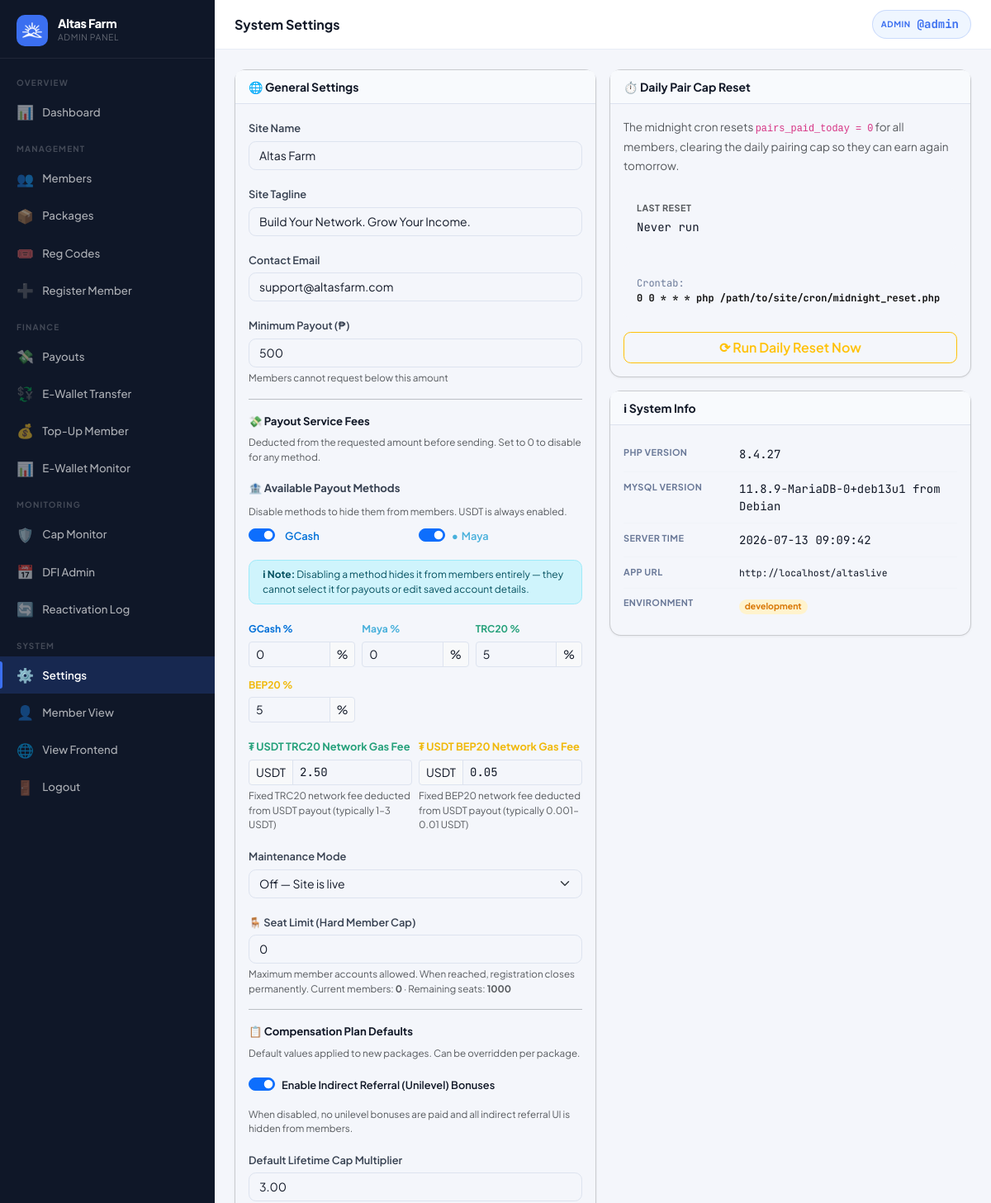
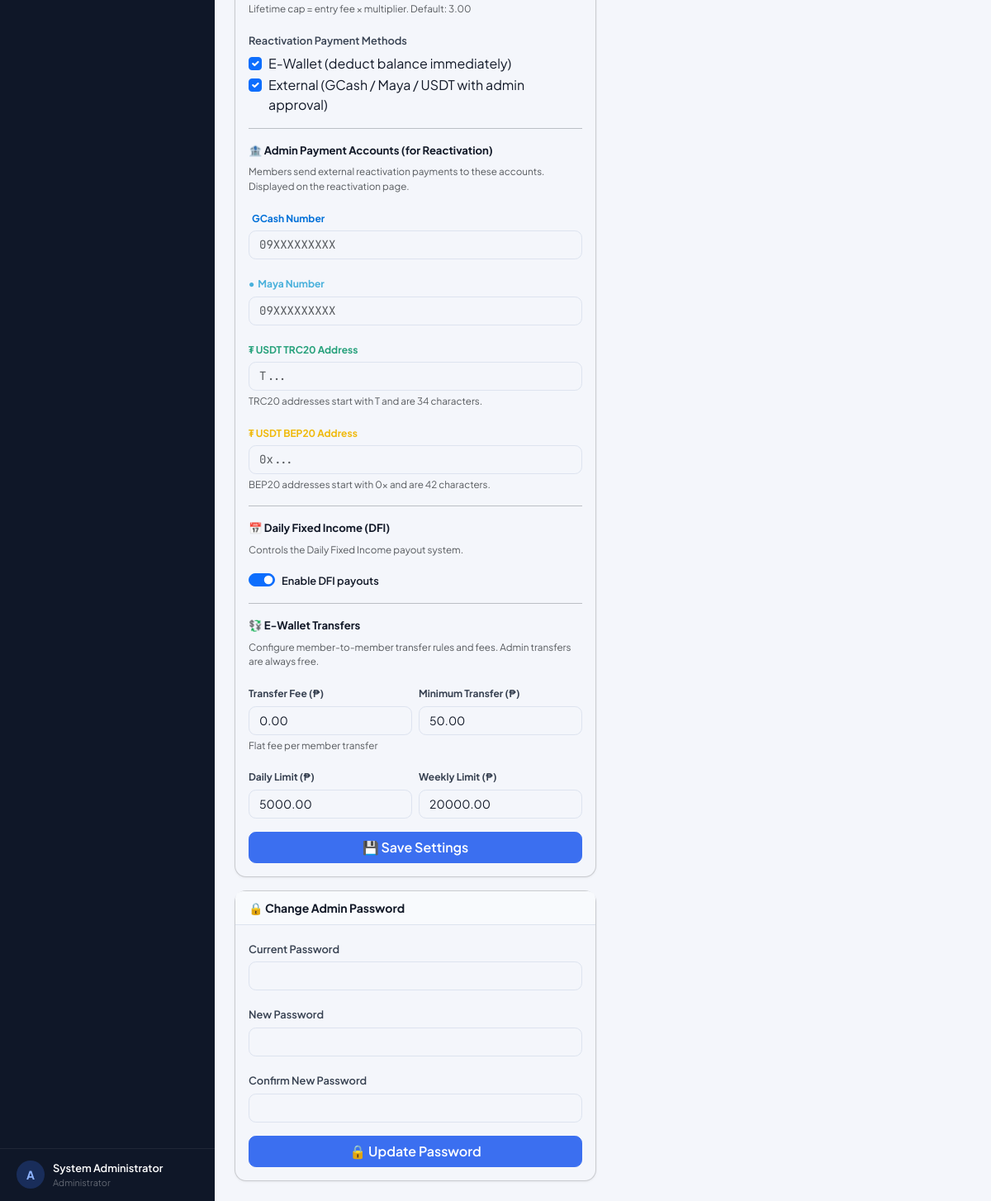
Screenshot of /?page=admin_settings (signed in) with the database file from the repository (2 pictures, top to bottom).
### tables this page shows
CREATE TABLE settings (
  key_name   VARCHAR(80) NOT NULL PRIMARY KEY,
  value      TEXT        NOT NULL,
  updated_at TIMESTAMP DEFAULT CURRENT_TIMESTAMP ON UPDATE CURRENT_TIMESTAMP
);

CREATE TABLE users (
  id                INT UNSIGNED AUTO_INCREMENT PRIMARY KEY,
  username          VARCHAR(40)  NOT NULL UNIQUE,
  password_hash     VARCHAR(255) NOT NULL,
  role              ENUM('member','admin') NOT NULL DEFAULT 'member',
  package_id        INT UNSIGNED NULL,
  reg_code_id           INT UNSIGNED NULL,
  reg_payment_method    ENUM('code','ewallet','pending') NOT NULL DEFAULT 'code',
  reg_paid_by           INT UNSIGNED NULL,

   
  sponsor_id        INT UNSIGNED NULL,
  binary_parent_id  INT UNSIGNED NULL,
  binary_position   ENUM('left','right') NULL,

   
  left_count        INT UNSIGNED NOT NULL DEFAULT 0,
  left_count_paid   INT UNSIGNED NOT NULL DEFAULT 0,
  right_count       INT UNSIGNED NOT NULL DEFAULT 0,
  right_count_paid  INT UNSIGNED NOT NULL DEFAULT 0,
  pairs_paid        INT UNSIGNED NOT NULL DEFAULT 0,
  pairs_flushed     INT UNSIGNED NOT NULL DEFAULT 0,
  pairs_paid_today  INT UNSIGNED NOT NULL DEFAULT 0,   

   
  lifetime_earned       DECIMAL(14,2) NOT NULL DEFAULT 0.00,
  cap_status            ENUM('active','capped','perminact') NOT NULL DEFAULT 'active',
  capping_bypass        TINYINT(1)   NOT NULL DEFAULT 0,
  daily_cap_bypass      TINYINT(1)   NOT NULL DEFAULT 0,
  capped_at             TIMESTAMP NULL,
  last_reactivation_at  TIMESTAMP NULL,
  dfi_days_used         INT UNSIGNED NOT NULL DEFAULT 0,
  dfi_active            TINYINT(1)   NOT NULL DEFAULT 1,
  cd_active             TINYINT(1)   NOT NULL DEFAULT 0,
  ewallet_sent_today      DECIMAL(12,2) NOT NULL DEFAULT 0.00,
  ewallet_sent_this_week  DECIMAL(12,2) NOT NULL DEFAULT 0.00,

   
  full_name         VARCHAR(120) NULL,
  email             VARCHAR(120) NULL,
  mobile            VARCHAR(20)  NULL,
  gcash_number      VARCHAR(20)  NULL,
  maya_number       VARCHAR(20)  NULL,
  usdt_trc20_address VARCHAR(100) NULL,
  usdt_bep20_address VARCHAR(100) NULL,
  address           TEXT         NULL,
  photo             VARCHAR(200) NULL,

  ewallet_balance       DECIMAL(14,2) NOT NULL DEFAULT 0.00,
  withdrawable_balance  DECIMAL(14,2) NOT NULL DEFAULT 0.00,
  status                ENUM('active','suspended','pending') NOT NULL DEFAULT 'active',
  joined_at         TIMESTAMP DEFAULT CURRENT_TIMESTAMP,
  last_login        TIMESTAMP NULL,

  FOREIGN KEY (sponsor_id)       REFERENCES users(id) ON DELETE SET NULL,
  FOREIGN KEY (binary_parent_id) REFERENCES users(id) ON DELETE SET NULL,
  FOREIGN KEY (package_id)       REFERENCES packages(id) ON DELETE SET NULL
);

### views/admin/settings.php (the view, shortened to what the rows shown need)
<?php require 'views/partials/head.php'; ?>
<?php require 'views/partials/sidebar_admin.php'; ?>
<div class="main-content">
  <?php require 'views/partials/topbar.php'; ?>
  <div class="page-content">
    <div class="row g-3">
      <div class="col-12 col-lg-6 d-flex flex-column gap-3">
        <div class="card">
          <div class="card-body">
            <form method="POST" action="<?= APP_URL ?>/?page=admin_save_settings">
              <div class="mb-3"><label class="form-label">Site Tagline</label><input type="text" name="site_tagline" class="form-control" value="<?= e(setting('site_tagline')) ?>"></div>
              <div class="mb-3"><label class="form-label">Contact Email</label><input type="email" name="contact_email" class="form-control" value="<?= e(setting('contact_email')) ?>"></div>
              <div class="mb-3">
                <label class="form-label">Minimum Payout (₱)</label>
                <input type="number" name="min_payout" class="form-control" min="0" step="0.01" value="<?= e(setting('min_payout', '500')) ?>">
                <div class="form-text">Members cannot request below this amount</div>
              </div>
                      <input class="form-check-input" type="checkbox" name="gcash_enabled" id="gcashEnabled" value="1" <?= setting('gcash_enabled', '1') === '1' ? 'checked' : '' ?>>
                      <input class="form-check-input" type="checkbox" name="maya_enabled" id="mayaEnabled" value="1" <?= setting('maya_enabled', '1') === '1' ? 'checked' : '' ?>>
              <div class="row g-2 mb-3">
                <div class="col-4">
                  <div class="input-group input-group-sm">
                    <input type="number" name="service_fee_gcash" class="form-control" min="0" max="100" step="0.01" value="<?= e(setting('service_fee_gcash', '0')) ?>">
                    <span class="input-group-text">%</span>
                  </div>
                </div>
                <div class="col-4">
                  <div class="input-group input-group-sm">
                    <input type="number" name="service_fee_maya" class="form-control" min="0" max="100" step="0.01" value="<?= e(setting('service_fee_maya', '0')) ?>">
                    <span class="input-group-text">%</span>
                  </div>
                </div>
                <div class="col-4">
                  <div class="input-group input-group-sm">
                    <input type="number" name="service_fee_usdt_trc20" class="form-control" min="0" max="100" step="0.01" value="<?= e(setting('service_fee_usdt_trc20', '5')) ?>">
                    <span class="input-group-text">%</span>
                  </div>
                </div>
                <div class="col-4">
                  <div class="input-group input-group-sm">
                    <input type="number" name="service_fee_usdt_bep20" class="form-control" min="0" max="100" step="0.01" value="<?= e(setting('service_fee_usdt_bep20', '5')) ?>">
                    <span class="input-group-text">%</span>
                  </div>
                </div>
              </div>
              <div class="row g-2 mb-3">
                <div class="col-6">
                  <div class="input-group input-group-sm">
                    <span class="input-group-text">USDT</span>
                    <input type="number" name="usdt_trc20_gas_fee" class="form-control font-mono" min="0" step="0.0001" value="<?= e(setting('usdt_trc20_gas_fee', '2.50')) ?>">
                  </div>
                </div>
                <div class="col-6">
                  <div class="input-group input-group-sm">
                    <span class="input-group-text">USDT</span>
                    <input type="number" name="usdt_bep20_gas_fee" class="form-control font-mono" min="0" step="0.0001" value="<?= e(setting('usdt_bep20_gas_fee', '0.05')) ?>">
                  </div>
                </div>
              </div>
              <div class="mb-3">
                <label class="form-label">🪑 Seat Limit (Hard Member Cap)</label>
                <input type="number" name="seat_limit" class="form-control" min="1" step="1" value="<?= e(setting('seat_limit', '1000')) ?>">
                <div class="form-text">
                  Maximum member accounts allowed. When reached, registration closes permanently.
                  Current members: <strong><?= User::counts()['total'] ?? 0 ?></strong> ·
                  Remaining seats: <strong><?= seatsRemaining() ?></strong>
                </div>
              </div>
                <input class="form-check-input" type="checkbox" name="indirect_referral_enabled" id="indirectRefEnabled" value="1" <?= setting('indirect_referral_enabled', '1') === '1' ? 'checked' : '' ?>>
              <div class="mb-3">
                <label class="form-label">Default Lifetime Cap Multiplier</label>
                <input type="number" name="default_cap_multiplier" class="form-control" min="0" step="0.01" value="<?= e(setting('default_cap_multiplier', '3.00')) ?>">
                <div class="form-text">Lifetime cap = entry fee × multiplier. Default: 3.00</div>
              </div>
                  <input class="form-check-input" type="checkbox" name="reactivation_ewallet_enabled" id="reEwEnabled" value="1" <?= setting('reactivation_ewallet_enabled', '1') === '1' ? 'checked' : '' ?>>
                  <input class="form-check-input" type="checkbox" name="reactivation_external_enabled" id="reExtEnabled" value="1" <?= setting('reactivation_external_enabled', '1') === '1' ? 'checked' : '' ?>>
                <input type="tel" name="gcash_number" class="form-control font-mono" placeholder="09XXXXXXXXX" value="<?= e(setting('gcash_number', '')) ?>">
                <input type="tel" name="maya_number" class="form-control font-mono" placeholder="09XXXXXXXXX" value="<?= e(setting('maya_number', '')) ?>">
                <input type="text" name="usdt_trc20_address" class="form-control font-mono" placeholder="T..." value="<?= e(setting('usdt_trc20_address', '')) ?>">
                <input type="text" name="usdt_bep20_address" class="form-control font-mono" placeholder="0x..." value="<?= e(setting('usdt_bep20_address', '')) ?>">
                <input class="form-check-input" type="checkbox" name="dfi_enabled" id="dfiEnabled" value="1" <?= setting('dfi_enabled', '1') === '1' ? 'checked' : '' ?>>
              <div class="row g-2 mb-3">
                <div class="col-6">
                  <label class="form-label" style="font-weight:700;font-size:.75rem;">Transfer Fee (₱)</label>
                  <input type="number" name="ewallet_transfer_fee" class="form-control" min="0" step="0.01" value="<?= e(setting('ewallet_transfer_fee', '0.00')) ?>">
                  <div class="form-text">Flat fee per member transfer</div>
                </div>
                <div class="col-6">
                  <label class="form-label" style="font-weight:700;font-size:.75rem;">Minimum Transfer (₱)</label>
                  <input type="number" name="ewallet_min_transfer" class="form-control" min="0" step="0.01" value="<?= e(setting('ewallet_min_transfer', '50.00')) ?>">
                </div>
              </div>
              <div class="row g-2 mb-3">
                <div class="col-6">
                  <label class="form-label" style="font-weight:700;font-size:.75rem;">Daily Limit (₱)</label>
                  <input type="number" name="ewallet_transfer_daily_limit" class="form-control" min="0" step="0.01" value="<?= e(setting('ewallet_transfer_daily_limit', '5000.00')) ?>">
                </div>
                <div class="col-6">
                  <label class="form-label" style="font-weight:700;font-size:.75rem;">Weekly Limit (₱)</label>
                  <input type="number" name="ewallet_transfer_weekly_limit" class="form-control" min="0" step="0.01" value="<?= e(setting('ewallet_transfer_weekly_limit', '20000.00')) ?>">
                </div>
              </div>
            </form>
          </div>
        </div>
      </div>
    </div>
  </div>
</div>
<?php require 'views/partials/footer.php'; ?>

### views/partials/sidebar_admin.php (shortened to what the rows shown need)
<?php
$cp = current_page();
$user = Auth::user();
$initial = strtoupper(substr($user['username'] ?? 'A', 0, 1));
$pendingPayouts = (int)db()->query("SELECT COUNT(*) FROM payout_requests WHERE status='pending'")->fetchColumn();
$pendingMembers = (int)db()->query("SELECT COUNT(*) FROM users WHERE role='member' AND status='pending'")->fetchColumn();
function renderAdminNav($cp, $user, $initial, $pendingPayouts, $pendingMembers)
{ ?>
  <div class="sidebar-brand">
    <div>
      <div class="brand-name"><?= e(setting('site_name', APP_NAME)) ?></div>
      <div class="brand-sub">Admin Panel</div>
    </div>
  </div>
  <div class="sidebar-footer">
    <div class="sidebar-user">
      <div class="user-avatar" style="background:rgba(59,111,240,.25);color:#8fb4ff;">
        <?= $initial ?>
      </div>
      <div class="user-info">
        <div class="user-name"><?= e($user['full_name'] ?: $user['username']) ?></div>
        <div class="user-role">Administrator</div>
      </div>
    </div>
  </div>
<?php } ?>
<div class="sidebar d-none d-lg-flex flex-column">
  <?php renderAdminNav($cp, $user, $initial, $pendingPayouts, $pendingMembers); ?>
</div>

### views/partials/topbar.php (shortened to what the rows shown need)
<?php
if (isset($_GET['page']) && $_GET['page'] === 'admin_user_view' && !empty($_GET['id']) && Auth::isAdmin()) {
  $user = getUserById((int)$_GET['id']);
  if (!$user) {
    flash('error', 'User not found.');
    redirect('/?page=admin_users');
  }
} else {
  $user = Auth::user();
}
?>
<div class="topbar-wrapper no-print">
  <div class="d-flex align-items-center gap-2">
    <a href="<?= APP_URL ?>/?page=<?= Auth::isAdmin() ? 'admin' : 'profile' ?>"
      class="topbar-balance" title="<?= e($user['username'] ?? '') ?>" style="text-decoration:none;">
      <span class="bal-label"><?= Auth::isAdmin() ? 'Admin' : 'User' ?></span>
      <span class="bal-amount">@<?= e($user['username'] ?? '') ?></span>
    </a>
  </div>
</div>

### rows the page displays
settings: value "Altas Farm"
users: username "A", full_name "System Administrator", username "admin"
settings: site_tagline "Build Your Network. Grow Your Income."
settings: contact_email "support@altasfarm.com"
settings: min_payout "500"
settings: service_fee_gcash "0"
settings: service_fee_maya "0"
settings: service_fee_usdt_trc20 "5"
settings: service_fee_usdt_bep20 "5"
settings: usdt_trc20_gas_fee "2.50"
settings: usdt_bep20_gas_fee "0.05"
settings: seat_limit "0"
settings: default_cap_multiplier "3.00"
settings: ewallet_transfer_fee "0.00"
settings: ewallet_min_transfer "50.00"
settings: ewallet_transfer_daily_limit "5000.00"
settings: ewallet_transfer_weekly_limit "20000.00"

### other values shown
$pageTitle "System Settings"
User::counts()['total'] "0"
seatsRemaining() "1000"
PHP_VERSION "8.4.27"
db()->query('SELECT VERSION()')->fetchColumn() "11.8.9-MariaDB-0+deb13u1 from Debian"
APP_URL "http://localhost/altaslive"
APP_ENV "development"
